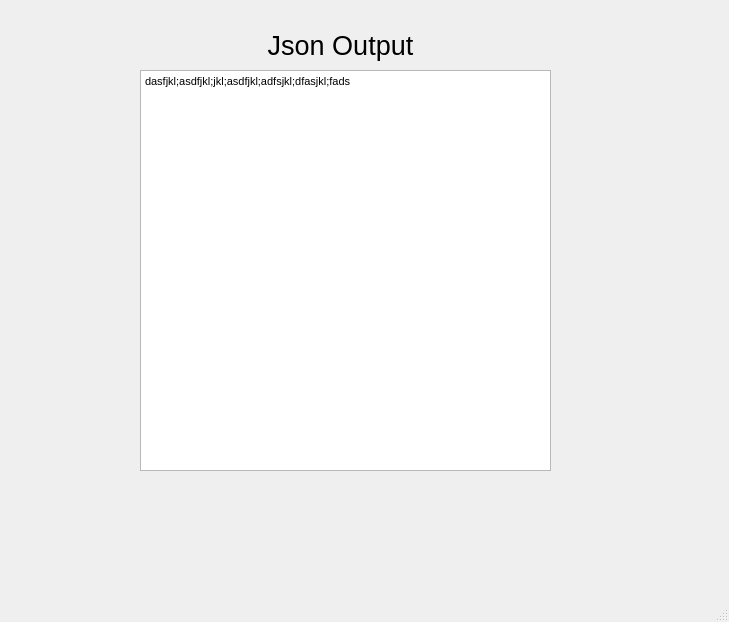
<?xml version="1.0" encoding="UTF-8"?>
<ui version="4.0">
 <class>MainWindow</class>
 <widget class="QMainWindow" name="MainWindow">
  <property name="geometry">
   <rect>
    <x>0</x>
    <y>0</y>
    <width>729</width>
    <height>622</height>
   </rect>
  </property>
  <property name="windowTitle">
   <string>MainWindow</string>
  </property>
  <widget class="QWidget" name="centralwidget">
   <widget class="QTextBrowser" name="textBrowser">
    <property name="geometry">
     <rect>
      <x>140</x>
      <y>70</y>
      <width>411</width>
      <height>401</height>
     </rect>
    </property>
    <property name="html">
     <string>&lt;!DOCTYPE HTML PUBLIC &quot;-//W3C//DTD HTML 4.0//EN&quot; &quot;http://www.w3.org/TR/REC-html40/strict.dtd&quot;&gt;
&lt;html&gt;&lt;head&gt;&lt;meta name=&quot;qrichtext&quot; content=&quot;1&quot; /&gt;&lt;style type=&quot;text/css&quot;&gt;
p, li { white-space: pre-wrap; }
&lt;/style&gt;&lt;/head&gt;&lt;body style=&quot; font-family:'MS Shell Dlg 2'; font-size:8.25pt; font-weight:400; font-style:normal;&quot;&gt;
&lt;p style=&quot; margin-top:0px; margin-bottom:0px; margin-left:0px; margin-right:0px; -qt-block-indent:0; text-indent:0px;&quot;&gt;dasfjkl;asdfjkl;jkl;asdfjkl;adfsjkl;dfasjkl;fads&lt;/p&gt;
&lt;p style=&quot;-qt-paragraph-type:empty; margin-top:0px; margin-bottom:0px; margin-left:0px; margin-right:0px; -qt-block-indent:0; text-indent:0px;&quot;&gt;&lt;br /&gt;&lt;/p&gt;&lt;/body&gt;&lt;/html&gt;</string>
    </property>
   </widget>
   <widget class="QLabel" name="label">
    <property name="geometry">
     <rect>
      <x>140</x>
      <y>20</y>
      <width>401</width>
      <height>51</height>
     </rect>
    </property>
    <property name="font">
     <font>
      <pointsize>20</pointsize>
     </font>
    </property>
    <property name="text">
     <string>Json Output</string>
    </property>
    <property name="alignment">
     <set>Qt::AlignCenter</set>
    </property>
   </widget>
  </widget>
  <widget class="QMenuBar" name="menubar">
   <property name="geometry">
    <rect>
     <x>0</x>
     <y>0</y>
     <width>729</width>
     <height>21</height>
    </rect>
   </property>
  </widget>
  <widget class="QStatusBar" name="statusbar"/>
 </widget>
 <resources/>
 <connections/>
</ui>
